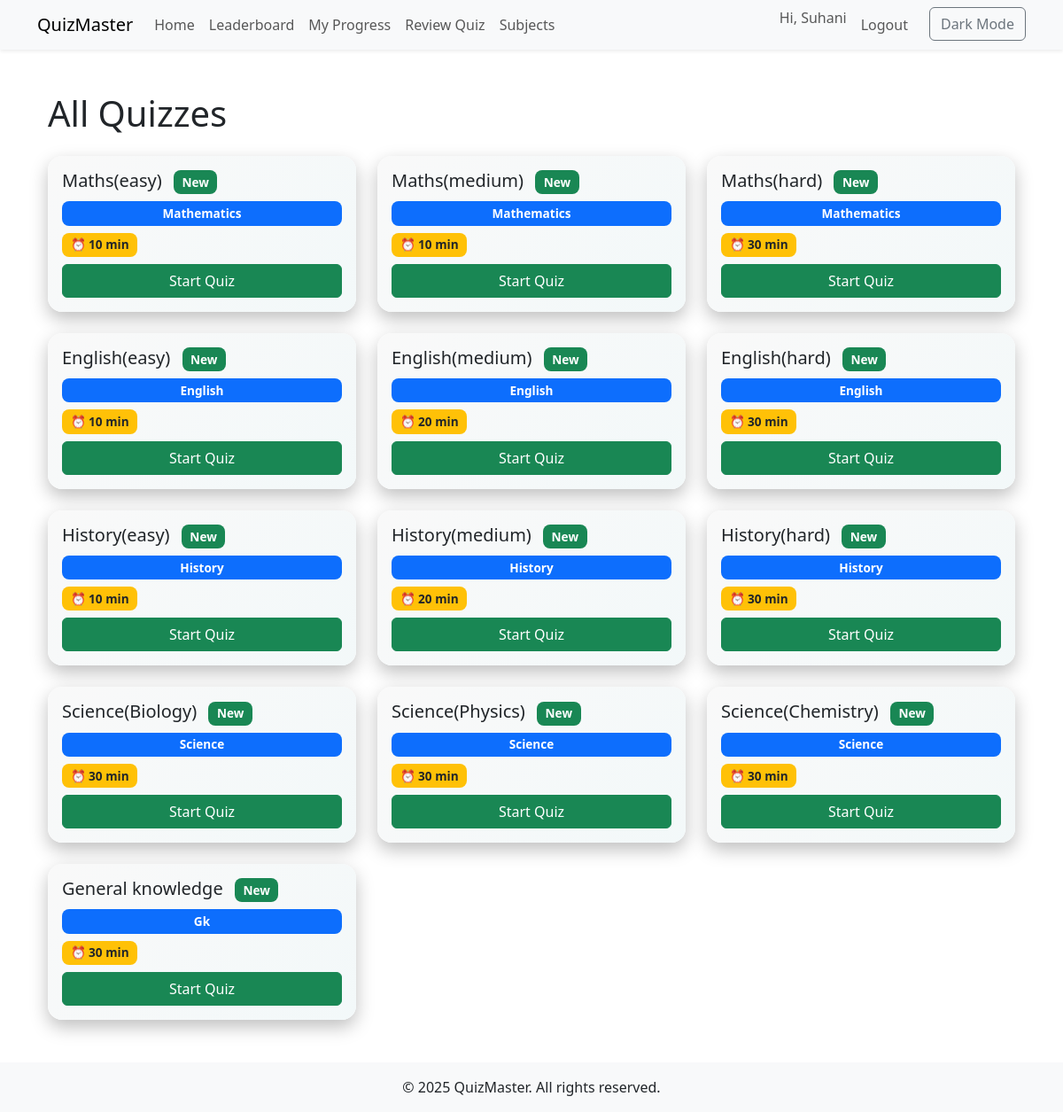
Screenshot of / (signed in) with the database file from the repository.
### quiz/models.py (models this page shows, shortened)
class Quiz(models.Model):
    title = models.CharField(max_length=200)
    category = models.ForeignKey(Category, on_delete=models.CASCADE)
    tags = models.ManyToManyField(Tag, blank=True)
    duration = models.PositiveIntegerField(help_text="Duration in minutes", default=5)
    created_at = models.DateTimeField(auto_now_add=True)

class Category(models.Model):
    name = models.CharField(max_length=100)

### quiz/views.py (the view)
# urls.py: path('', views.quiz_list, name='quiz_list'),
@login_required
def quiz_list(request):
    quizzes = Quiz.objects.select_related('category').prefetch_related('tags').all()
    return render(request, 'quiz/quiz_list.html', {'quizzes': quizzes})

### templates/quiz/quiz_list.html (shortened to what this page needs)
{% extends 'base.html' %}
{% block content %}
<div class="container py-4">
  {% if current_category %}
    <h1 class="mb-4">Quizzes in {{ current_category.name }}</h1>
    <a href="{% url 'subject_list' %}" class="btn btn-outline-primary mb-4">&larr; Back to Subjects</a>
  {% else %}
    <h1 class="mb-4">All Quizzes</h1>
  {% endif %}
  <div class="row g-4">
    {% for quiz in quizzes %}
      <div class="col-md-4">
        <div class="card quiz-card h-100">
          <div class="card-body d-flex flex-column">
            <h5 class="card-title">
              {{ quiz.title }}
              {% if quiz.created_at and quiz.created_at|date:"U" > today|date:"U"|add:"-604800" %}
                <span class="badge bg-success ms-2">New</span>
              {% endif %}
            </h5>
            <p class="badge bg-primary mb-2">{{ quiz.category.name }}</p>
            {% if quiz.duration %}
              <div class="mb-2">
                <span class="badge bg-warning text-dark">⏰ {{ quiz.duration }} min</span>
              </div>
            {% endif %}
            <a href="{% url 'take_quiz' quiz.id %}" class="btn btn-success mt-auto">Start Quiz</a>
          </div>
        </div>
      </div>
    {% empty %}
      <p>No quizzes available at the moment.</p>
    {% endfor %}
  </div>
</div>
{% endblock %}

### templates/base.html (shortened to what this page needs)
<!DOCTYPE html>
<html lang="en">
<head>
  <link href="https://cdn.jsdelivr.net/npm/bootstrap@5.3.0/dist/css/bootstrap.min.css" rel="stylesheet">
</head>
<body class="d-flex flex-column min-vh-100">
  <nav class="navbar navbar-expand-lg navbar-light bg-light shadow-sm">
    <div class="container">
      <a class="navbar-brand" href="{ % url 'quiz_list' % }">QuizMaster</a>
      <div class="collapse navbar-collapse" id="navMenu">
        <ul class="navbar-nav me-auto mb-2 mb-lg-0">
          <li class="nav-item"><a class="nav-link" href="{% url 'quiz_list' %}">Home</a></li>
          <li class="nav-item"><a class="nav-link" href="{% url 'leaderboard' %}">Leaderboard</a></li>
          <li class="nav-item"><a class="nav-link" href="{% url 'user_progress' %}">My Progress</a></li>
          <li class="nav-item"><a class="nav-link" href="{% url 'review' %}">Review Quiz</a></li>
          <li class="nav-item">
            <a class="nav-link" href="{% url 'subject_list' %}">Subjects</a>
          </li>
        </ul>
        <ul class="navbar-nav ms-auto">
          {% if user.is_authenticated %}
            <li class="nav-item"><span class="navbar-text me-2">Hi, {{ user.username }}</span></li>
            <li class="nav-item"><a class="nav-link" href="/logout/">Logout</a></li>
          {% else %}
            <li class="nav-item"><a class="nav-link" href="/login/">Login</a></li>
            <li class="nav-item"><a class="nav-link" href="/register/">Register</a></li>
          {% endif %}
          <li class="nav-item"><button class="btn btn-outline-secondary ms-3" onclick="toggleDarkMode()">Dark Mode</button></li>
        </ul>
      </div>
    </div>
  </nav>
  <main class="container flex-fill py-4">
    {% block content %}{% endblock %}
  </main>
  <footer class="bg-light text-center py-3 mt-auto">
    <div class="container">&copy; 2025 QuizMaster. All rights reserved.</div>
  </footer>
</body>
</html>

### templates/quiz/quiz_list.html (style rules this page uses)
.quiz-card { border: none; border-radius: 1rem; background: linear-gradient(135deg, #f9f9f9, #e0f7fa); background-size: 400% 400%; animation: gradientBG 8s ease infinite; box-shadow: 0 8px 20px rgba(0, 0, 0, 0.25); transition: transform 0.4s, box-shadow 0.4s; }
.badge { font-size: 0.85rem; padding: 0.5em 0.7em; border-radius: 0.5rem; }

### rows the page displays
Quiz: title "Maths(easy)", shows "New", category.name "Mathematics", duration "10"
Quiz: title "Maths(medium)", shows "New", category.name "Mathematics", duration "10"
Quiz: title "Maths(hard)", shows "New", category.name "Mathematics", duration "30"
Quiz: title "English(easy)", shows "New", category.name "English", duration "10"
Quiz: title "English(medium)", shows "New", category.name "English", duration "20"
Quiz: title "English(hard)", shows "New", category.name "English", duration "30"
Quiz: title "History(easy)", shows "New", category.name "History", duration "10"
Quiz: title "History(medium)", shows "New", category.name "History", duration "20"
Quiz: title "History(hard)", shows "New", category.name "History", duration "30"
Quiz: title "Science(Biology)", shows "New", category.name "Science", duration "30"
Quiz: title "Science(Physics)", shows "New", category.name "Science", duration "30"
Quiz: title "Science(Chemistry)", shows "New", category.name "Science", duration "30"
Quiz: title "General knowledge", shows "New", category.name "Gk", duration "30"

### other values shown
{{ user.username }} "Suhani"
